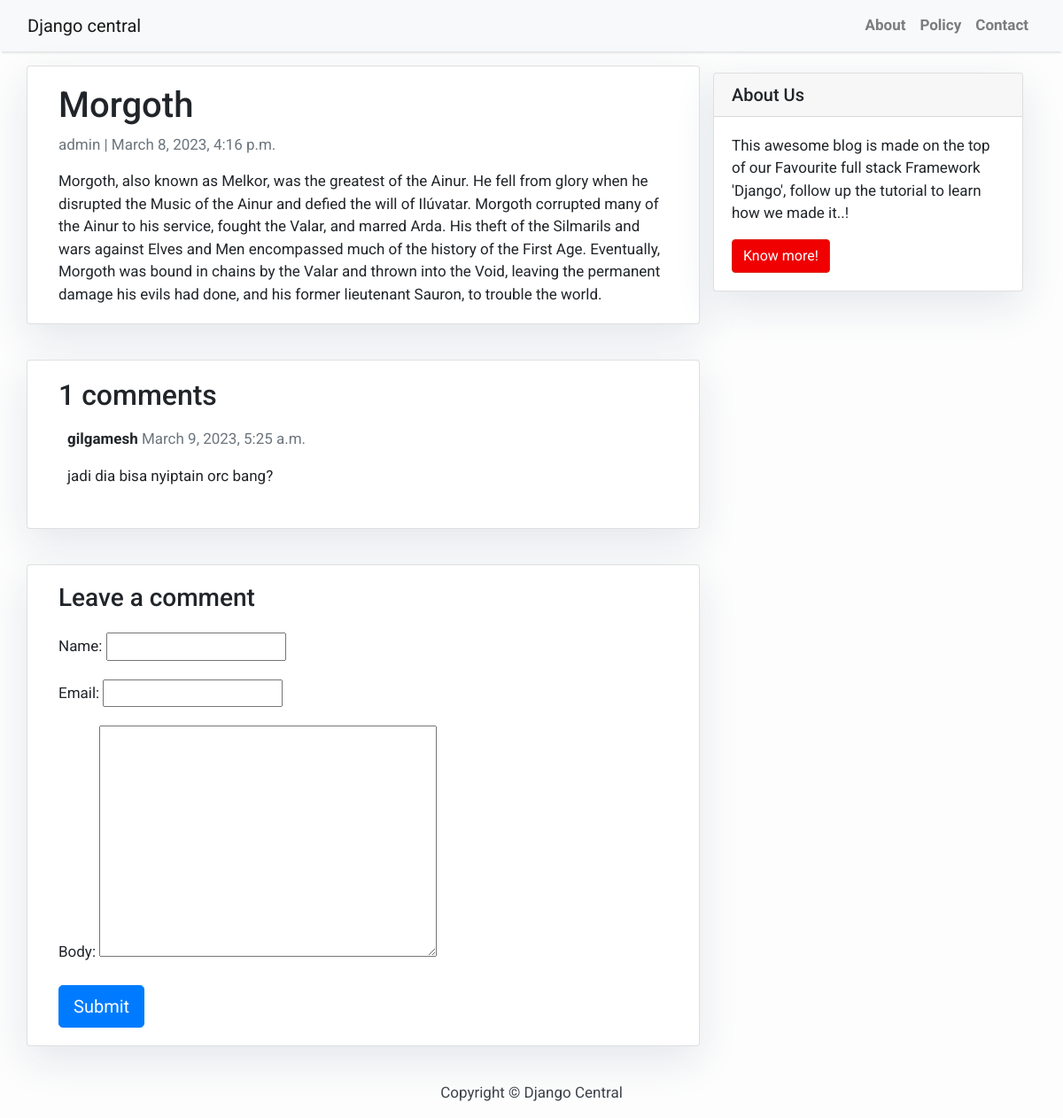
The page /blog/morgoth/ on the database its author committed.
### blog/models.py (models this page shows, shortened)
class Post(models.Model):
    title = models.CharField(max_length=200, unique=True)
    slug = models.SlugField(max_length=200, unique=True)
    author = models.ForeignKey(User, on_delete=models.CASCADE, related_name= "blog_post")
    updated_on = models.DateTimeField(auto_now= True)
    content = models.TextField()
    created_on = models.DateTimeField(auto_now_add=True)
    status = models.IntegerField(choices=STATUS, default=0)
    class Meta:
        ordering = ['-created_on']

class Comment(models.Model):
    post = models.ForeignKey(Post,on_delete=models.CASCADE,related_name='comments')
    name = models.CharField(max_length=80)
    email = models.EmailField()
    body = models.TextField()
    created_on = models.DateTimeField(auto_now_add=True)
    active = models.BooleanField(default=False)
    class Meta:
        ordering = ['created_on']

### blog/views.py (the view)
# urls.py: path('<slug:slug>/', views.post_detail, name='post_detail'),
def post_detail(request, slug):
    template_name = 'post_detail.html'
    post = get_object_or_404(Post, slug=slug)
    comments = post.comments.filter(active=True)
    new_comment = None
    if request.method == 'POST':
        comment_form = CommentForm(data=request.POST)
        if comment_form.is_valid():
            new_comment = comment_form.save(commit=False)
            new_comment.post = post
            new_comment.save()
    else:
        comment_form = CommentForm()
    return render(request, template_name, {'post': post,
                                           'comments': comments,
                                           'new_comment': new_comment,
                                           'comment_form': comment_form})

### blog/forms.py
class CommentForm(forms.ModelForm):
    class Meta:
        model = Comment
        fields = ('name', 'email', 'body')

### blog/templates/post_detail.html
{% extends 'base.html' %} {% block content %}
<div class="container">
  <div class="row">
    <div class="col-md-8 card mb-4 mt-3 left top">
      <div class="card-body">
        <h1>{% block title %} {{ post.title }} {% endblock title %}</h1>
        <p class="text-muted">{{ post.author }} | {{ post.created_on }}</p>
        <p class="card-text">{{ post.content | safe }}</p>
      </div>
    </div>
    {% block sidebar %} {% include 'sidebar.html' %} {% endblock sidebar %}
    <div class="col-md-8 card mb-4 mt-3">
      <div class="card-body">
        <h2>{{ comments.count }} comments</h2>
        {% for comment in comments %}
        <div class="comments" style="padding: 10px">
          <p class="font-weight-bold">
            {{ comment.name }}
            <span class="text-muted font-weight-normal">
              {{ comment.created_on }}
            </span>
          </p>
          {{ comment.body | linebreaks }}
        </div>
        {% endfor %}
      </div>
    </div>
    <div class="col-md-8 card mb-4 mt-3">
      <div class="card-body">
        {% if new_comment %}
        <div class="alert alert-success" role="alert">
          Your comment is awaiting moderation
        </div>
        {% else %}
        <h3>Leave a comment</h3>
        <form method="post" style="margin-top: 1.3em">
          {{ comment_form.as_p }} {% csrf_token %}
          <button type="submit" class="btn btn-primary btn-lg">Submit</button>
        </form>
        {% endif %}
      </div>
    </div>
  </div>
</div>
{% endblock content %}

### blog/templates/base.html (style rules this page uses)
body { font-family: "Roboto", sans-serif; font-size: 17px; background-color: #fdfdfd; }

### blog/templates/sidebar.html (style rules this page uses)
.card { box-shadow: 0 16px 48px #E3E7EB; }

### rows shown on the page
Post: title "Morgoth", author "admin", created_on "March 8, 2023, 4:16 p.m.", content "Morgoth, also known as Melkor, was the greatest of the Ainur. He fell from glory when he disrupted the Music of the Ainur and defied the will of Ilúvatar. Morgoth corrupted many of the Ainur to his service, fought the Valar, and marred Arda. His theft of the Silmarils and wars against Elves and Men encompassed much of the history of the First Age. Eventually, Morgoth was bound in chains by the Valar and thrown into the Void, leaving the permanent damage his evils had done, and his former lieutenant Sauron, to trouble the world."
Comment: name "gilgamesh", created_on "March 9, 2023, 5:25 a.m.", body "jadi dia bisa nyiptain orc bang?"

### other values the page prints
{{ comments.count }} "1"
